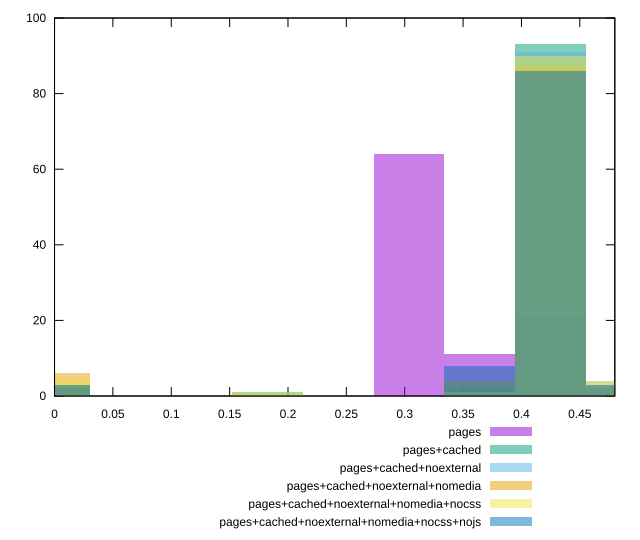

Write the gnuplot code that produced this figure.
reset

$pages <<EOF
0.4250995790008397 21
0.3036425564291712 64
0.3643710677150055 11
0 2
0.48582809028667395 2
EOF

$pagesCached <<EOF
0.4250995790008397 93
0 3
0.3643710677150055 2
0.18218553385750275 1
0.48582809028667395 1
EOF

$pagesCachedNoexternal <<EOF
0.4250995790008397 91
0.48582809028667395 4
0 2
0.3643710677150055 3
EOF

$pagesCachedNoexternalNomedia <<EOF
0.3643710677150055 4
0.4250995790008397 87
0 6
0.48582809028667395 3
EOF

$pagesCachedNoexternalNomediaNocss <<EOF
0.3643710677150055 1
0.4250995790008397 90
0 4
0.48582809028667395 4
0.18218553385750275 1
EOF

$pagesCachedNoexternalNomediaNocssNojs <<EOF
0.4250995790008397 86
0.3643710677150055 8
0 3
0.48582809028667395 3
EOF

set key outside below
set boxwidth 0.060728511285834244
set xrange [0:0.48]
set yrange [0:100]
set trange [0:100]
set style fill transparent solid 0.5 noborder
set terminal svg size 640, 540 enhanced background rgb 'white'
set output "reprap/render-blocking-resources/comparison/histogram/all_score.svg"

plot $pages title "pages" with boxes, \
     $pagesCached title "pages+cached" with boxes, \
     $pagesCachedNoexternal title "pages+cached+noexternal" with boxes, \
     $pagesCachedNoexternalNomedia title "pages+cached+noexternal+nomedia" with boxes, \
     $pagesCachedNoexternalNomediaNocss title "pages+cached+noexternal+nomedia+nocss" with boxes, \
     $pagesCachedNoexternalNomediaNocssNojs title "pages+cached+noexternal+nomedia+nocss+nojs" with boxes

reset
